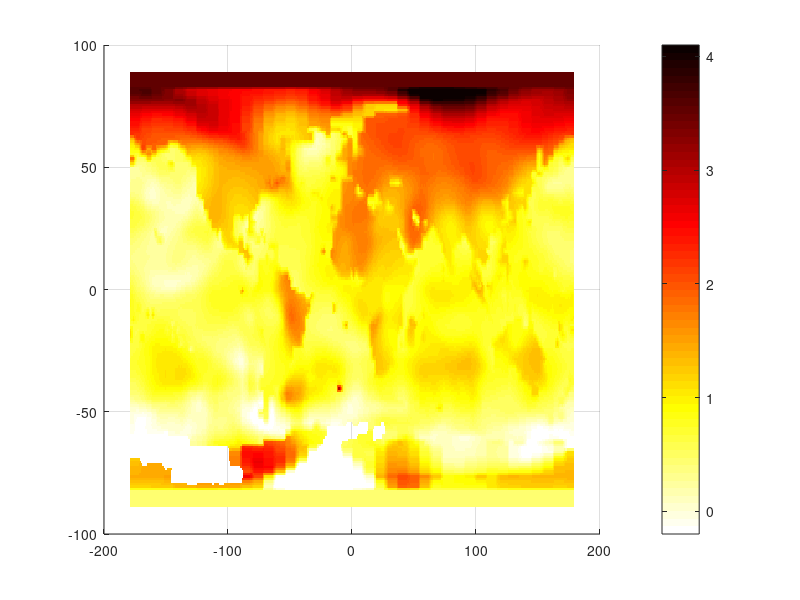

Here is the MATLAB script that generated this plot:

clear all; close all; clc;

% global temperature surf plot

data = load('amaps.txt');

log = data(:, 3); % 경도
lat = data(:, 4); % 위도
T = data(:, 5); % 온도

index = find(T > 10); %온도가 이상한 값을 찾아냄
T(index) = NaN; % 온도가 10도가 넘는 값들을 무효화(제거)
% 3차원 그래프를 그리기 위해서는 matrix를 사용해야 함
% griddata 사용

[X, Y] = meshgrid(-180:1:180, -90:1:90);
Temp = griddata(log, lat, T, X, Y) % X, Y는 data mapping을 위해 사용됨

surf(X, Y, Temp)
view(2)
shading flat
colorbar
colormap hot
colormap(flipud(colormap))
caxis([-0.2 4.1]) % 시작점과 끝점 설정